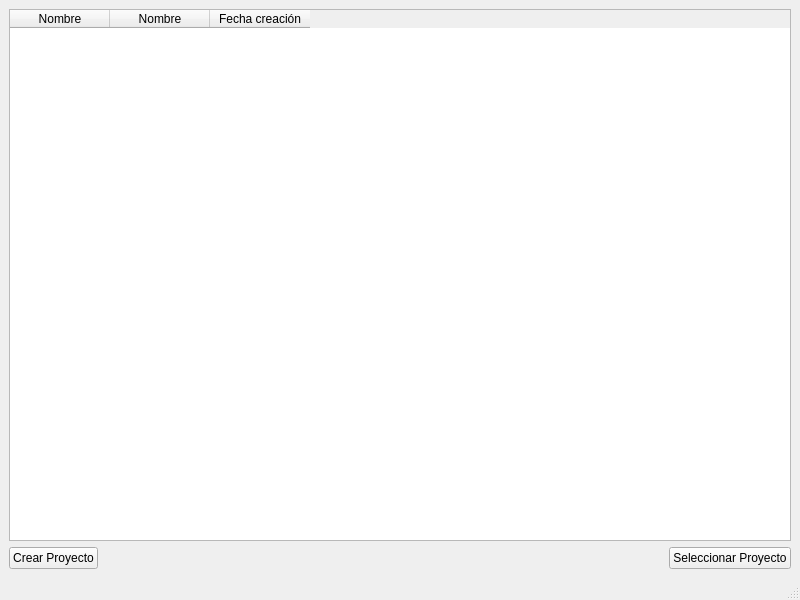
<?xml version="1.0" encoding="UTF-8"?>
<ui version="4.0">
 <class>MainWindow</class>
 <widget class="QMainWindow" name="MainWindow">
  <property name="geometry">
   <rect>
    <x>0</x>
    <y>0</y>
    <width>800</width>
    <height>600</height>
   </rect>
  </property>
  <property name="windowTitle">
   <string>MainWindow</string>
  </property>
  <widget class="QWidget" name="centralwidget">
   <layout class="QGridLayout" name="gridLayout">
    <item row="0" column="0">
     <layout class="QVBoxLayout" name="verticalLayout">
      <item>
       <layout class="QVBoxLayout" name="verticalLayout_2">
        <item>
         <widget class="QTableWidget" name="table_proyectos">
          <column>
           <property name="text">
            <string>Nombre</string>
           </property>
          </column>
          <column>
           <property name="text">
            <string>Nombre</string>
           </property>
          </column>
          <column>
           <property name="text">
            <string>Fecha creación</string>
           </property>
          </column>
         </widget>
        </item>
       </layout>
      </item>
      <item>
       <layout class="QHBoxLayout" name="horizontalLayout">
        <item>
         <layout class="QVBoxLayout" name="verticalLayout_3">
          <item>
           <widget class="QPushButton" name="pushButton_Crear_proyecto">
            <property name="text">
             <string>Crear Proyecto</string>
            </property>
           </widget>
          </item>
         </layout>
        </item>
        <item>
         <spacer name="horizontalSpacer">
          <property name="orientation">
           <enum>Qt::Horizontal</enum>
          </property>
          <property name="sizeHint" stdset="0">
           <size>
            <width>40</width>
            <height>20</height>
           </size>
          </property>
         </spacer>
        </item>
        <item>
         <layout class="QVBoxLayout" name="verticalLayout_4">
          <item>
           <widget class="QPushButton" name="pushButton_Seleccionar_Proyecto">
            <property name="text">
             <string>Seleccionar Proyecto</string>
            </property>
           </widget>
          </item>
         </layout>
        </item>
       </layout>
      </item>
     </layout>
    </item>
   </layout>
  </widget>
  <widget class="QStatusBar" name="statusbar"/>
 </widget>
 <resources/>
 <connections/>
</ui>
